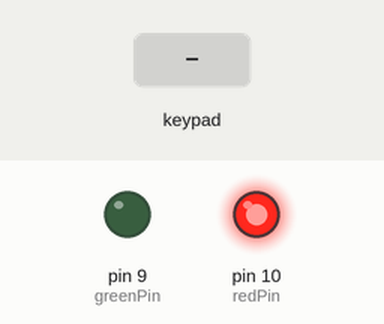
This sketch was run on a simulated Arduino Uno, built with avr-gcc and run on an emulated ATmega328P. Shown: output pins drawn as LEDs (lit = HIGH). The inputs (shaded band) are chosen by the test bench. What the sketch prints to the serial monitor is not drawn.

Above: at 1.2 s.
1.3 s: keypad keys 3 3 3 3 pressed 0.4 s apart
At 3.5 s:
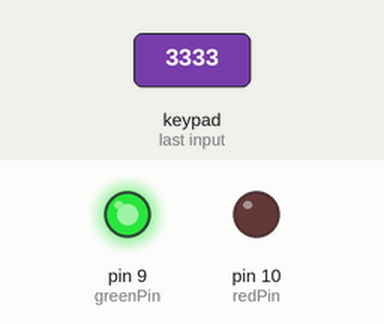
4.4 s: key '*' pressed
At 5.2 s:
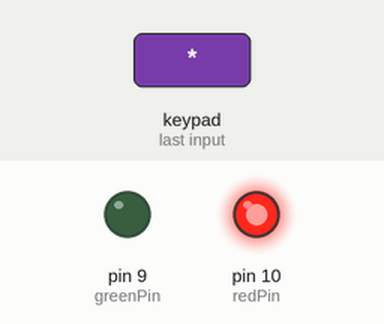
10.4 s: keypad keys 3 3 3 3 # pressed 0.4 s apart
At 11.84 s:
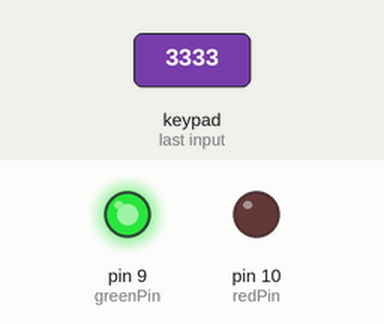
Timing chart, 0 to 13.5 s (numbered marks = the images above; inputs shaded):
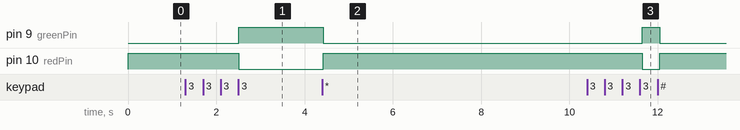

Measured:
- after the input at 1.3 s, pin 9 (greenPin): LOW → HIGH after 1.2 s; pin 10 (redPin): HIGH → LOW after 1.2 s
- after the input at 4.4 s, pin 9 (greenPin): HIGH → LOW at once; pin 10 (redPin): LOW → HIGH at once
- after the input at 10.4 s, pin 9 (greenPin): LOW → HIGH after 1.2 s, → LOW 0.40 s later; pin 10 (redPin): HIGH → LOW after 1.2 s, → HIGH 0.40 s later

The sketch:

keypad.ino.ino
```cpp
#include <Keypad.h>
char* secretCode = "3333";
int position = 0;
const byte rows = 4;
const byte cols = 3;
char keys[rows][cols] = {
  {'1','2','3'},
  {'4','5','6'},
  {'7','8','9'},
  {'*','0','#'} };
 byte rowPins[rows] = {4,5,6,7};
 byte colPins[cols] = {8, 2, 3};
 Keypad keypad = Keypad(makeKeymap(keys), rowPins, colPins, rows, cols);
int redPin = 10; int greenPin = 9;
void setup() {
  pinMode(redPin, OUTPUT);
  pinMode(greenPin, OUTPUT);
  Serial.begin(9600);
  setLocked(true); }
void loop() {
  char key = keypad.getKey();
  Serial.print(key);
  if (key == '*' || key == '#') {
    position = 0; setLocked(true); }
  if (key == secretCode[position]) { position ++; }
  if (position == 4) {
    setLocked(false); } delay(100); }

void setLocked(int locked)
{
if (locked) {
  digitalWrite(redPin, HIGH);
  digitalWrite(greenPin, LOW);
  Serial.println("tutup");}
  else {
    digitalWrite(redPin, LOW);
  digitalWrite(greenPin, HIGH);
  Serial.println("Terbuka!");}
}
```
